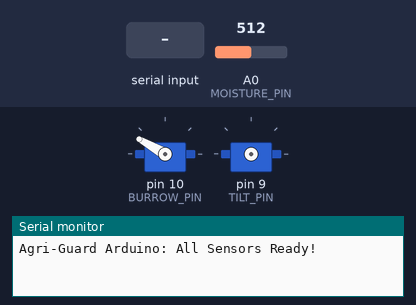
The sketch below on a simulated Arduino Uno, built with avr-gcc and run on an emulated ATmega328P. Shown: 2 × servo, the last lines printed to the serial monitor. Inputs (shaded band) come from the test bench; at power-on: A0 (MOISTURE_PIN) = 512.

Above: at 3.5 s.
3.6 s: "READ_MOISTURE\n" received over the second serial link
At 4.8 s:
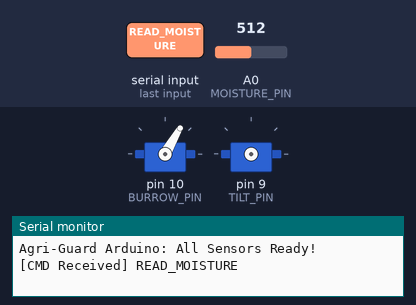
6.6 s: "TILT:\n" received over the second serial link
9.3 s: "READ_MOISTURE\n" received over the second serial link
At 13.0 s:
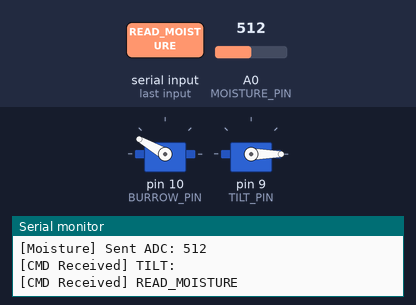
Timing chart, 0 to 14.5 s (numbered marks = the images above; inputs shaded):
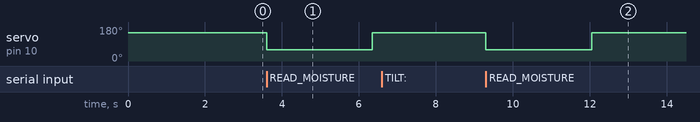

The sketch:

sketch_sep29c_copy_20260930025125.ino
```cpp
/*
 * Agri-Guard — Arduino Uno Co-Processor Sketch
 * Handles:
 *   - Camera Tilt Servo (Pin 9)  ← 360-degree continuous rotation motor!
 *   - Soil Probe Servo (Pin 10)  ← Standard 180-degree servo
 *   - Soil Moisture Sensor (A0)
 *   - DS18B20 Temp Sensor (Pin 2)
 *   - HC-SR04 Ultrasonic (Trig 6, Echo 7)
 *   - Serial link from ESP32-CAM (RX 3, TX 4)
 */

#include <Servo.h>
#include <SoftwareSerial.h>
#include <OneWire.h>
#include <DallasTemperature.h>

// Serial link: ESP32-CAM TX(IO2) -> Uno RX(3) | ESP32-CAM RX(IO3) -> Uno TX(4)
SoftwareSerial espSerial(3, 4);

Servo tiltServo;
Servo burrowServo;

// Pins
const int TEMP_PIN      = 2;
const int TILT_PIN      = 9;
const int BURROW_PIN    = 10;
const int MOISTURE_PIN  = A0;
const int TRIG_PIN      = 6;
const int ECHO_PIN      = 7;

// Temp Sensor Setup
OneWire oneWire(TEMP_PIN);
DallasTemperature tempSensor(&oneWire);

// ── TILT SERVO: 360-Degree Continuous Rotation ─────────────────────────────
// Separate counters so each direction is independently limited.
void moveTilt(int cmd) {
  if (cmd < 90) {
    // Nudge UP — bracket is the physical stop, totally safe
    tiltServo.attach(TILT_PIN);
    tiltServo.write(0);   // Spin UP
    delay(60);            // 60ms nudge
    tiltServo.detach();   // Cut power
  }
  else if (cmd > 90) {
    // Nudge DOWN — bracket is the physical stop, totally safe
    tiltServo.attach(TILT_PIN);
    tiltServo.write(180); // Spin DOWN
    delay(60);            // 60ms nudge
    tiltServo.detach();   // Cut power
  }
  else {
    tiltServo.detach();   // Startup: ensure motor is off
  }
}

// ── BURROW SERVO: Standard 180-Degree, STAYS ATTACHED ──────────────────────
void moveBurrow(int angle, int holdMs = 600) {
  angle = constrain(angle, 0, 180);
  burrowServo.write(angle);                 // 1. Tell it the angle FIRST
  if (!burrowServo.attached()) {
    burrowServo.attach(BURROW_PIN);         // 2. Turn the pin on SECOND
  }
  delay(holdMs);
  // DO NOT detach — keep holding against gravity!
}

void setup() {
  Serial.begin(115200);
  espSerial.begin(9600);

  pinMode(TRIG_PIN, OUTPUT);
  pinMode(ECHO_PIN, INPUT);
  tempSensor.begin();

  delay(1500); // Let power stabilize

  // Ensure camera motor is off on startup (does not move)
  moveTilt(90);

  // Hold burrow arm at resting position (stays attached!)
  moveBurrow(150, 800);

  Serial.println("Agri-Guard Arduino: All Sensors Ready!");
}

void loop() {
  if (espSerial.available() > 0) {
    String command = espSerial.readStringUntil('\n');
    command.trim();

    Serial.print("[CMD Received] ");
    Serial.println(command);

    // ── 1. SOIL MOISTURE ───────────────────────────────────────────────────
    if (command.indexOf("READ_MOISTURE") >= 0) {
      moveBurrow(60, 1500);     // Arm DOWN into soil
      delay(1000);              // Let sensor settle

      long total = 0;
      for (int i = 0; i < 5; i++) {
        total += analogRead(MOISTURE_PIN);
        delay(50);
      }
      int rawVal = (int)(total / 5);

      moveBurrow(150, 1500);    // Arm back UP (stays held!)
      espSerial.println(rawVal);
      Serial.print("[Moisture] Sent ADC: ");
      Serial.println(rawVal);
    }

    // ── 2. CAMERA TILT ─────────────────────────────────────────────────────
    else if (command.startsWith("TILT:")) {
      int angle = command.substring(5).toInt();
      moveTilt(angle);
    }

    // ── 3. TEMPERATURE ─────────────────────────────────────────────────────
    else if (command.indexOf("READ_TEMP") >= 0) {
      tempSensor.requestTemperatures();
      float tempC = tempSensor.getTempCByIndex(0);
      espSerial.println(tempC);
      Serial.print("[Temp] Sent C: ");
      Serial.println(tempC);
    }

    // ── 4. ULTRASONIC DISTANCE ─────────────────────────────────────────────
    else if (command == "READ_DISTANCE") {
      digitalWrite(TRIG_PIN, LOW);
      delayMicroseconds(2);
      digitalWrite(TRIG_PIN, HIGH);
      delayMicroseconds(10);
      digitalWrite(TRIG_PIN, LOW);
      long duration = pulseIn(ECHO_PIN, HIGH, 30000);
      int distance = duration * 0.034 / 2;
      if (distance == 0) distance = 999;
      espSerial.println(distance);
      Serial.print("[Distance] Sent cm: ");
      Serial.println(distance);
    }
  }
}
```

Measured:
- after the input at 3.6 s, servo on pin 10 (BURROW_PIN): 150° → 60° at once, → 150° 2.8 s later
- after the input at 9.3 s, servo on pin 10 (BURROW_PIN): 150° → 60° at once, → 150° 2.8 s later
